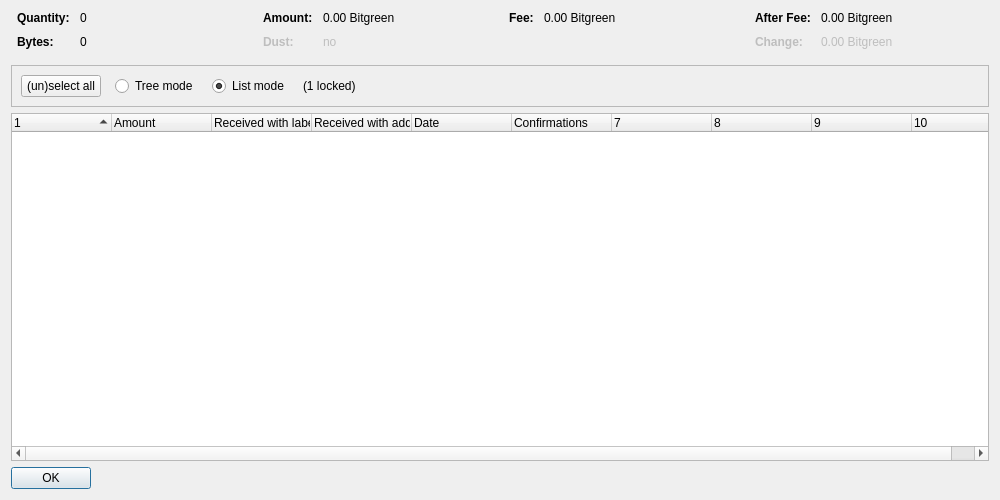
<?xml version="1.0" encoding="UTF-8"?>
<ui version="4.0">
 <class>CoinControlDialog</class>
 <widget class="QDialog" name="CoinControlDialog">
  <property name="geometry">
   <rect>
    <x>0</x>
    <y>0</y>
    <width>1000</width>
    <height>500</height>
   </rect>
  </property>
  <property name="windowTitle">
   <string>Coin Selection</string>
  </property>
  <layout class="QVBoxLayout" name="verticalLayout">
   <item>
    <layout class="QHBoxLayout" name="horizontalLayoutTop" stretch="0,0,0,0">
     <property name="topMargin">
      <number>0</number>
     </property>
     <property name="bottomMargin">
      <number>10</number>
     </property>
     <item>
      <layout class="QFormLayout" name="formLayoutCoinControl1">
       <property name="horizontalSpacing">
        <number>10</number>
       </property>
       <property name="verticalSpacing">
        <number>10</number>
       </property>
       <property name="leftMargin">
        <number>6</number>
       </property>
       <property name="rightMargin">
        <number>6</number>
       </property>
       <item row="0" column="0">
        <widget class="QLabel" name="labelCoinControlQuantityText">
         <property name="font">
          <font>
           <weight>75</weight>
           <bold>true</bold>
          </font>
         </property>
         <property name="text">
          <string>Quantity:</string>
         </property>
        </widget>
       </item>
       <item row="0" column="1">
        <widget class="QLabel" name="labelCoinControlQuantity">
         <property name="cursor">
          <cursorShape>IBeamCursor</cursorShape>
         </property>
         <property name="contextMenuPolicy">
          <enum>Qt::ActionsContextMenu</enum>
         </property>
         <property name="text">
          <string notr="true">0</string>
         </property>
         <property name="textInteractionFlags">
          <set>Qt::LinksAccessibleByMouse|Qt::TextSelectableByKeyboard|Qt::TextSelectableByMouse</set>
         </property>
        </widget>
       </item>
       <item row="1" column="0">
        <widget class="QLabel" name="labelCoinControlBytesText">
         <property name="font">
          <font>
           <weight>75</weight>
           <bold>true</bold>
          </font>
         </property>
         <property name="text">
          <string>Bytes:</string>
         </property>
        </widget>
       </item>
       <item row="1" column="1">
        <widget class="QLabel" name="labelCoinControlBytes">
         <property name="cursor">
          <cursorShape>IBeamCursor</cursorShape>
         </property>
         <property name="contextMenuPolicy">
          <enum>Qt::ActionsContextMenu</enum>
         </property>
         <property name="text">
          <string notr="true">0</string>
         </property>
         <property name="textInteractionFlags">
          <set>Qt::LinksAccessibleByMouse|Qt::TextSelectableByKeyboard|Qt::TextSelectableByMouse</set>
         </property>
        </widget>
       </item>
      </layout>
     </item>
     <item>
      <layout class="QFormLayout" name="formLayoutCoinControl2">
       <property name="horizontalSpacing">
        <number>10</number>
       </property>
       <property name="verticalSpacing">
        <number>10</number>
       </property>
       <property name="leftMargin">
        <number>6</number>
       </property>
       <property name="rightMargin">
        <number>6</number>
       </property>
       <item row="0" column="0">
        <widget class="QLabel" name="labelCoinControlAmountText">
         <property name="font">
          <font>
           <weight>75</weight>
           <bold>true</bold>
          </font>
         </property>
         <property name="text">
          <string>Amount:</string>
         </property>
        </widget>
       </item>
       <item row="0" column="1">
        <widget class="QLabel" name="labelCoinControlAmount">
         <property name="cursor">
          <cursorShape>IBeamCursor</cursorShape>
         </property>
         <property name="contextMenuPolicy">
          <enum>Qt::ActionsContextMenu</enum>
         </property>
         <property name="text">
          <string notr="true">0.00 Bitgreen</string>
         </property>
         <property name="textInteractionFlags">
          <set>Qt::LinksAccessibleByMouse|Qt::TextSelectableByKeyboard|Qt::TextSelectableByMouse</set>
         </property>
        </widget>
       </item>
       <item row="1" column="0">
        <widget class="QLabel" name="labelCoinControlLowOutputText">
         <property name="enabled">
          <bool>false</bool>
         </property>
         <property name="font">
          <font>
           <weight>75</weight>
           <bold>true</bold>
          </font>
         </property>
         <property name="text">
          <string>Dust:</string>
         </property>
        </widget>
       </item>
       <item row="1" column="1">
        <widget class="QLabel" name="labelCoinControlLowOutput">
         <property name="enabled">
          <bool>false</bool>
         </property>
         <property name="cursor">
          <cursorShape>IBeamCursor</cursorShape>
         </property>
         <property name="contextMenuPolicy">
          <enum>Qt::ActionsContextMenu</enum>
         </property>
         <property name="text">
          <string notr="true">no</string>
         </property>
         <property name="textInteractionFlags">
          <set>Qt::LinksAccessibleByMouse|Qt::TextSelectableByKeyboard|Qt::TextSelectableByMouse</set>
         </property>
        </widget>
       </item>
      </layout>
     </item>
     <item>
      <layout class="QFormLayout" name="formLayoutCoinControl3">
       <property name="horizontalSpacing">
        <number>10</number>
       </property>
       <property name="verticalSpacing">
        <number>10</number>
       </property>
       <property name="leftMargin">
        <number>6</number>
       </property>
       <property name="rightMargin">
        <number>6</number>
       </property>
       <item row="0" column="0">
        <widget class="QLabel" name="labelCoinControlFeeText">
         <property name="font">
          <font>
           <weight>75</weight>
           <bold>true</bold>
          </font>
         </property>
         <property name="text">
          <string>Fee:</string>
         </property>
        </widget>
       </item>
       <item row="0" column="1">
        <widget class="QLabel" name="labelCoinControlFee">
         <property name="cursor">
          <cursorShape>IBeamCursor</cursorShape>
         </property>
         <property name="contextMenuPolicy">
          <enum>Qt::ActionsContextMenu</enum>
         </property>
         <property name="text">
          <string notr="true">0.00 Bitgreen</string>
         </property>
         <property name="textInteractionFlags">
          <set>Qt::LinksAccessibleByMouse|Qt::TextSelectableByKeyboard|Qt::TextSelectableByMouse</set>
         </property>
        </widget>
       </item>
      </layout>
     </item>
     <item>
      <layout class="QFormLayout" name="formLayoutCoinControl4">
       <property name="horizontalSpacing">
        <number>10</number>
       </property>
       <property name="verticalSpacing">
        <number>10</number>
       </property>
       <property name="leftMargin">
        <number>6</number>
       </property>
       <property name="rightMargin">
        <number>6</number>
       </property>
       <item row="0" column="0">
        <widget class="QLabel" name="labelCoinControlAfterFeeText">
         <property name="font">
          <font>
           <weight>75</weight>
           <bold>true</bold>
          </font>
         </property>
         <property name="text">
          <string>After Fee:</string>
         </property>
        </widget>
       </item>
       <item row="0" column="1">
        <widget class="QLabel" name="labelCoinControlAfterFee">
         <property name="cursor">
          <cursorShape>IBeamCursor</cursorShape>
         </property>
         <property name="contextMenuPolicy">
          <enum>Qt::ActionsContextMenu</enum>
         </property>
         <property name="text">
          <string notr="true">0.00 Bitgreen</string>
         </property>
         <property name="textInteractionFlags">
          <set>Qt::LinksAccessibleByMouse|Qt::TextSelectableByKeyboard|Qt::TextSelectableByMouse</set>
         </property>
        </widget>
       </item>
       <item row="1" column="0">
        <widget class="QLabel" name="labelCoinControlChangeText">
         <property name="enabled">
          <bool>false</bool>
         </property>
         <property name="font">
          <font>
           <weight>75</weight>
           <bold>true</bold>
          </font>
         </property>
         <property name="text">
          <string>Change:</string>
         </property>
        </widget>
       </item>
       <item row="1" column="1">
        <widget class="QLabel" name="labelCoinControlChange">
         <property name="enabled">
          <bool>false</bool>
         </property>
         <property name="cursor">
          <cursorShape>IBeamCursor</cursorShape>
         </property>
         <property name="contextMenuPolicy">
          <enum>Qt::ActionsContextMenu</enum>
         </property>
         <property name="text">
          <string notr="true">0.00 Bitgreen</string>
         </property>
         <property name="textInteractionFlags">
          <set>Qt::LinksAccessibleByMouse|Qt::TextSelectableByKeyboard|Qt::TextSelectableByMouse</set>
         </property>
        </widget>
       </item>
      </layout>
     </item>
    </layout>
   </item>
   <item>
    <widget class="QFrame" name="frame">
     <property name="minimumSize">
      <size>
       <width>0</width>
       <height>40</height>
      </size>
     </property>
     <property name="frameShape">
      <enum>QFrame::StyledPanel</enum>
     </property>
     <property name="frameShadow">
      <enum>QFrame::Sunken</enum>
     </property>
     <layout class="QHBoxLayout" name="horizontalLayout">
      <item>
       <layout class="QHBoxLayout" name="horizontalLayoutPanel" stretch="0,0,0,0,0">
        <property name="spacing">
         <number>14</number>
        </property>
        <item>
         <widget class="QPushButton" name="pushButtonSelectAll">
          <property name="sizePolicy">
           <sizepolicy hsizetype="Maximum" vsizetype="Fixed">
            <horstretch>0</horstretch>
            <verstretch>0</verstretch>
           </sizepolicy>
          </property>
          <property name="text">
           <string>(un)select all</string>
          </property>
          <property name="autoDefault">
           <bool>false</bool>
          </property>
         </widget>
        </item>
        <item>
         <widget class="QRadioButton" name="radioTreeMode">
          <property name="sizePolicy">
           <sizepolicy hsizetype="Maximum" vsizetype="Fixed">
            <horstretch>0</horstretch>
            <verstretch>0</verstretch>
           </sizepolicy>
          </property>
          <property name="text">
           <string>Tree mode</string>
          </property>
         </widget>
        </item>
        <item>
         <widget class="QRadioButton" name="radioListMode">
          <property name="sizePolicy">
           <sizepolicy hsizetype="Maximum" vsizetype="Fixed">
            <horstretch>0</horstretch>
            <verstretch>0</verstretch>
           </sizepolicy>
          </property>
          <property name="text">
           <string>List mode</string>
          </property>
          <property name="checked">
           <bool>true</bool>
          </property>
         </widget>
        </item>
        <item>
         <widget class="QLabel" name="labelLocked">
          <property name="text">
           <string notr="true">(1 locked)</string>
          </property>
         </widget>
        </item>
        <item>
         <spacer name="horizontalSpacer">
          <property name="orientation">
           <enum>Qt::Horizontal</enum>
          </property>
          <property name="sizeHint" stdset="0">
           <size>
            <width>40</width>
            <height>20</height>
           </size>
          </property>
         </spacer>
        </item>
       </layout>
      </item>
     </layout>
    </widget>
   </item>
   <item>
    <widget class="CoinControlTreeWidget" name="treeWidget">
     <property name="contextMenuPolicy">
      <enum>Qt::CustomContextMenu</enum>
     </property>
     <property name="sortingEnabled">
      <bool>false</bool>
     </property>
     <property name="columnCount">
      <number>10</number>
     </property>
     <attribute name="headerShowSortIndicator" stdset="0">
      <bool>true</bool>
     </attribute>
     <attribute name="headerStretchLastSection">
      <bool>false</bool>
     </attribute>
     <column>
      <property name="text">
       <string/>
      </property>
     </column>
     <column>
      <property name="text">
       <string>Amount</string>
      </property>
     </column>
     <column>
      <property name="text">
       <string>Received with label</string>
      </property>
     </column>
     <column>
      <property name="text">
       <string>Received with address</string>
      </property>
     </column>
     <column>
      <property name="text">
       <string>Date</string>
      </property>
     </column>
     <column>
      <property name="text">
       <string>Confirmations</string>
      </property>
      <property name="toolTip">
       <string>Confirmed</string>
      </property>
     </column>
     <column>
      <property name="text">
       <string/>
      </property>
     </column>
     <column>
      <property name="text">
       <string/>
      </property>
     </column>
     <column>
      <property name="text">
       <string/>
      </property>
     </column>
     <column>
      <property name="text">
       <string/>
      </property>
     </column>
    </widget>
   </item>
   <item>
    <widget class="QDialogButtonBox" name="buttonBox">
     <property name="sizePolicy">
      <sizepolicy hsizetype="Maximum" vsizetype="Fixed">
       <horstretch>0</horstretch>
       <verstretch>0</verstretch>
      </sizepolicy>
     </property>
     <property name="orientation">
      <enum>Qt::Horizontal</enum>
     </property>
     <property name="standardButtons">
      <set>QDialogButtonBox::Ok</set>
     </property>
    </widget>
   </item>
  </layout>
 </widget>
 <customwidgets>
  <customwidget>
   <class>CoinControlTreeWidget</class>
   <extends>QTreeWidget</extends>
   <header>qt/coincontroltreewidget.h</header>
  </customwidget>
 </customwidgets>
 <resources/>
 <connections/>
</ui>
